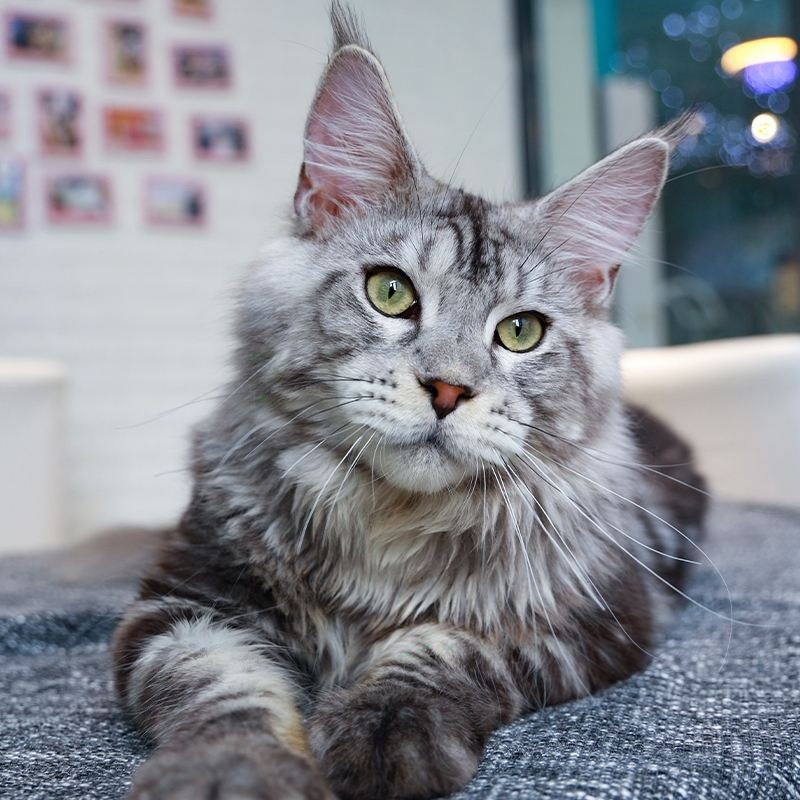
#> input picture cat.png, 800 x 800 px, found by its file name
$ python 'Improvements_of_EMD_Embedding_for_Large Payloads.py'
#> lines starting #> are read from the running program, lines starting #| are printed output that depends on the picture
# 编写人员：刘嘉豪
#
# 开发时间：2022/6/7 20:41
import math
from PIL import Image
import Efficiency


def plus(string):
    # Python zfill() 方法返回指定长度的字符串，原字符串右对齐，前面填充0。

    return string.zfill(8)


def mod(x, y):
    return x % y


def get_key(n, mod, str2):  # 进制转换，str1=0 表示n进制转二进制，str=1 表示二进制转n进制 str2进制字符串
    s = ""
    if mod == 0:
        i = int(str2, n)
        k = bin(i).replace('0b', '')
        s = str(k)
        print(str2, "\n", n, "进制转2进制：", s)
        return s
    elif mod == 1:
        i = int(str2, 2)
        print("i=", i)
        while i > 0:
            k = i % n
            i = i // n
            s += str(k)
        print(str2, "二进制转n进制:", s[::-1], )
        return s[::-1]


# 隐藏函数
def func(str1, str2, str3):
#> called with str1 = 'D:\\study_python\\newprogram\\cat.png', str2 = '110101101001', str3 = 'D:\\study_python\\newprogram\\cat_test.png'
    im2 = Image.open(str1)
#> im2 is the input picture: PIL image 800x800 RGB; mean R, G, B 133.8, 137.1, 144.7
    # 转换成灰度图
    im = im2.convert('L')
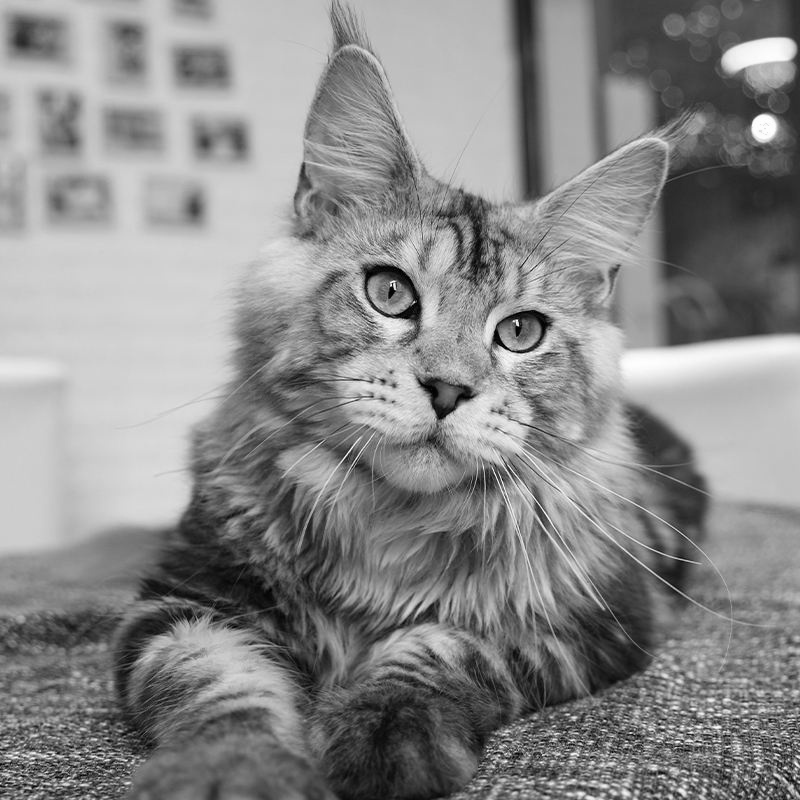
#> im: PIL image 800x800 L; min 0, max 255, mean 137
    # 获取图片的宽和高
    width = im.size[0]
#> width = 800
    print("width:" + str(width) + "\n")
#| width:800
    height = im.size[1]
#> height = 800
    print("height:" + str(height) + "\n")
#| height:800
    count = 0
    # 获取需要隐藏的信息
    key = get_key(9, 1, str2)  # key是转换n进制后的值
    # 隐藏信息长度
    keylen = len(key)
    print("len=", keylen)
    pixel = []
    b = []
    for h in range(0, height):

        for w in range(0, width, 4):
            if count == keylen:
                break
            pixel.append(im.getpixel((w,h)))  # 第i位置的像数值
            pixel.append(im.getpixel((w + 1,h)))  # 第i+1位置的像素值
            pixel.append(im.getpixel((w + 2,h)))  # 第i+2位置的像素值
            pixel.append(im.getpixel((w + 3,h)))  # 第i+3位置的像素值
            print("p1={} p2={} p3={} p4={}".format(pixel[0], pixel[1], pixel[2], pixel[3]))
            for num in range(4):
                b.append(math.floor(pixel[num] / 4))
                print("b[{}]={}".format(num, b[num]))
            # 计算f值
            f = mod((b[0] * 1 + b[1] * 2 + b[2] * 3 + b[3] * 4), 9)
            print("需要隐藏的key-count={},f={}".format(key[count],f))
            if key[count] == f:
                count += 1
            else:
                s = mod(int(key[count]) - f, 9)
                print("s=", s)
                if s <= 4:
                    pixel[s-1] + 4
                    count += 1
                    for i in range(4):
                        im.putpixel((w, h), pixel[i])
                    for num in range(4):
                        b.append(math.floor(pixel[num] / 4))
                        print(" new :b[{}]={}".format(num, b[num]))
                else:
                    pixel[9 - s-1] - 4
                    count += 1
                    for i in range(4):
                        im.putpixel((w, h), pixel[i])
                    for num in range(4):
                        b.append(math.floor(pixel[num] / 4))
                        print("newwww :b[{}]={}".format(num, b[num]))

            print("count=", count)

        if count == keylen:
            break
#> after the loop, b = 32 values, max 49 at index 0, min 48 at index 3, mean 48.75; count = 4; pixel = [198, 197, 196, 195, 194, 193, 192, 192, 194, 194, 193, 193, 193, 193, 193, 193]

    #  im.show()
    im.save(str3)


# 原图
old = "D:\study_python\\newprogram\cat.png"
# 处理后输出的图片路径
new = "D:\study_python\\newprogram\cat_test.png"
# 需要隐藏的信息
enc = "D:\study_python\\newprogram\\flag.txt"

# get_key(8,1,'110101101001')

func(old, '110101101001', new)
# print("psnr=", Efficiency.psnr(old, new))
# func2(4, new)
